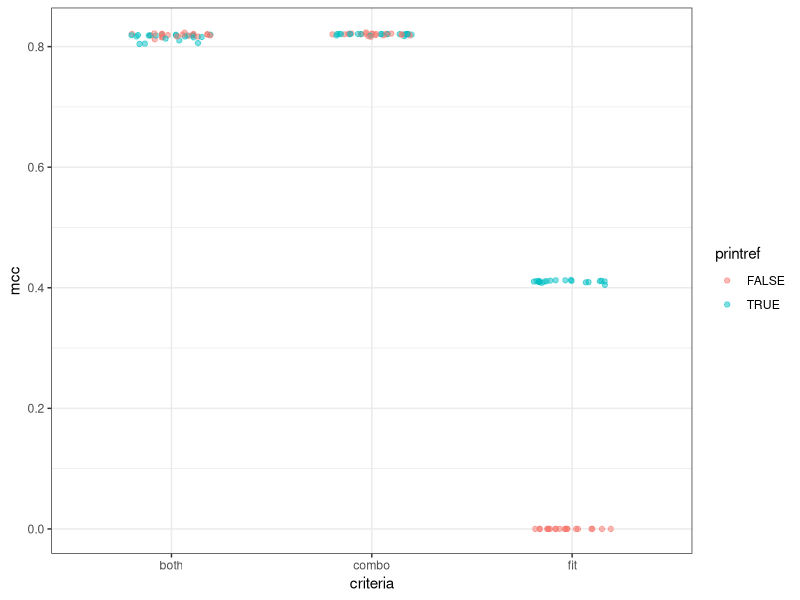
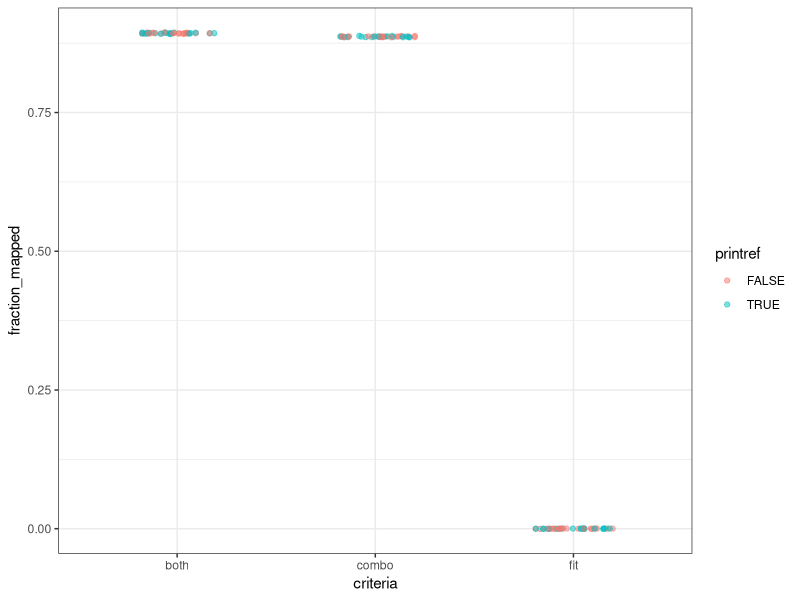
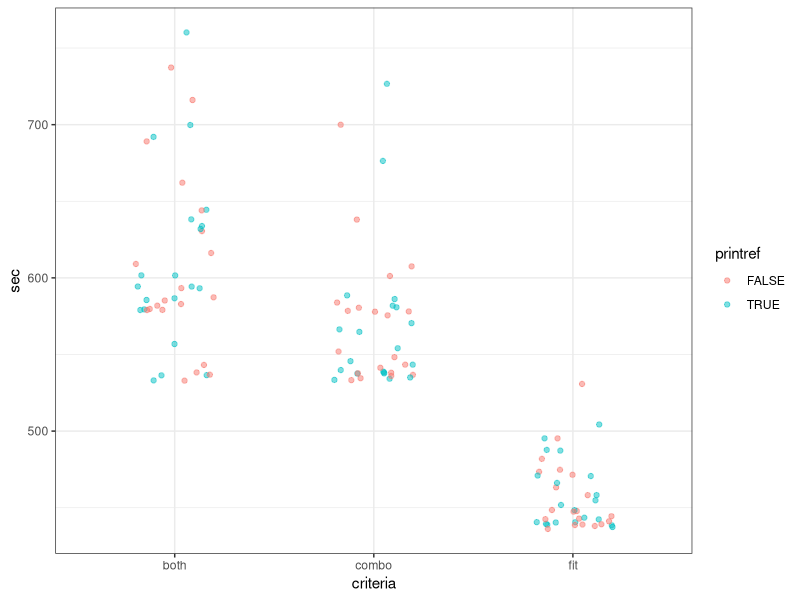

Write R code to recreate these figures, in order.
## ---- chunk 1
knitr::opts_chunk$set(echo = TRUE,
                      message = FALSE,
                      fig.path = "figures/"
                      )
## ---- chunk 2
set.seed(2018)
library(cowplot)
library(ggtext)
library(glue)
library(here)
library(knitr)
library(tidyverse)

theme_set(theme_bw())

mutate_perf <- function(dat) {
  dat %>% 
    mutate(mem_mb = max_rss,
           mem_gb = mem_mb / 1024) %>% 
    rename(sec = s)
}
## ---- chunk 3
dat <- read_tsv(here('subworkflows', '3_fit_sample_split', 'results', 
                     'optifit_crit_check.tsv')) %>% 
  mutate_perf() %>% 
  select(dataset, printref, criteria, mcc, fraction_mapped, sec, mem_gb) 
## ---- chunk 4
dat %>% 
  ggplot(aes(x = criteria, y = mcc, color = printref)) +
  geom_jitter(alpha = 0.5, width = 0.2) 
## ---- chunk 5
dat %>% 
  ggplot(aes(x = criteria, y = fraction_mapped, color = printref)) +
  geom_jitter(alpha = 0.5, width = 0.2)
## ---- chunk 6
dat %>% 
  ggplot(aes(x = criteria, y = sec, color = printref)) +
  geom_jitter(alpha = 0.5, width = 0.2)
